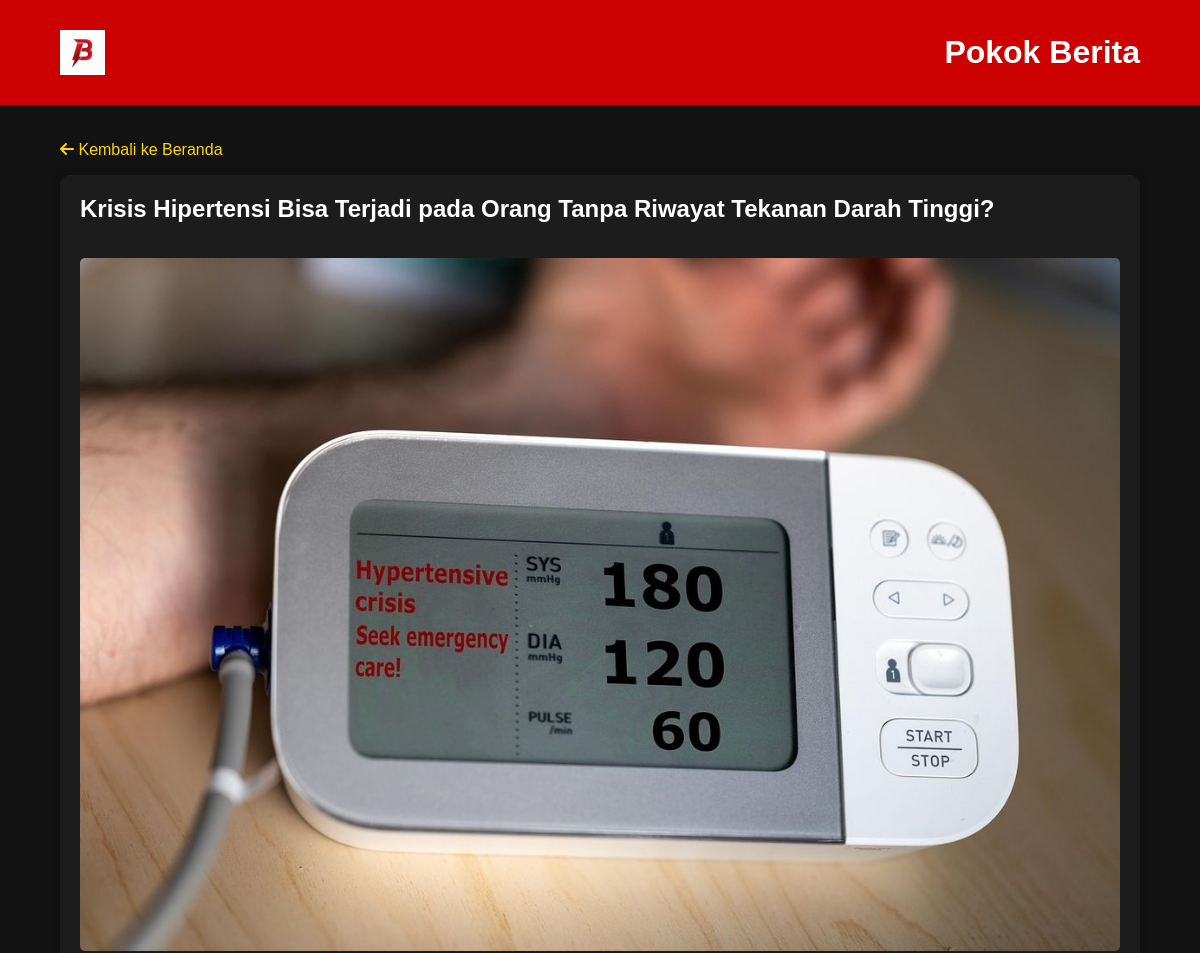
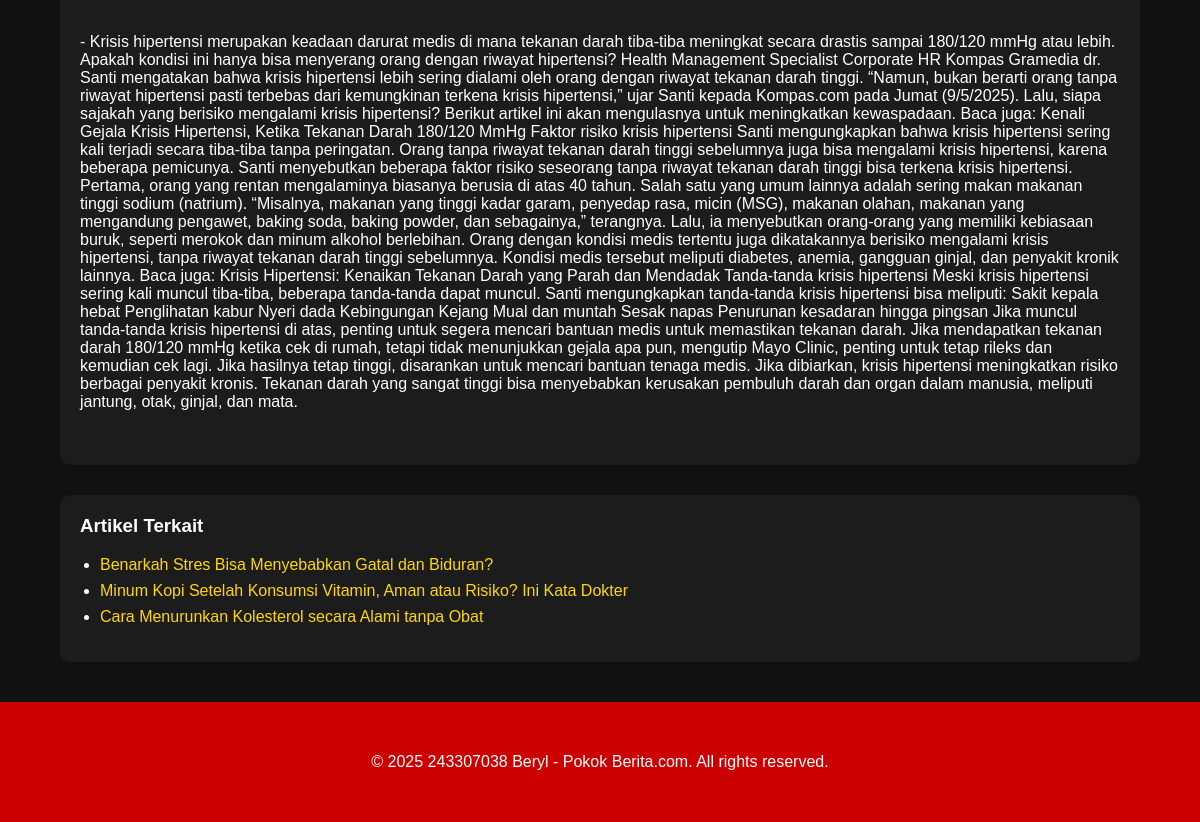
/article.php?id=44, run on the app's committed database (2 pictures, top to bottom).
### tables this page shows
CREATE TABLE `articles` (
  `id` int NOT NULL AUTO_INCREMENT,
  `title` varchar(255) DEFAULT NULL,
  `category` varchar(100) DEFAULT NULL,
  `image` varchar(255) DEFAULT NULL,
  `content` text,
  `created_at` timestamp NULL DEFAULT CURRENT_TIMESTAMP,
  `views` int DEFAULT '0',
  PRIMARY KEY (`id`)
);

### classes/Article.php (called while the page is built, shortened)
<?php
class Article {
    private $conn;
    private $table = "articles";
    public function __construct($db) {
        $this->conn = $db;
    }
    public function getById($id) {
        $update = $this->conn->prepare("UPDATE $this->table SET views = views + 1 WHERE id = ?");
        $update->execute([$id]);
        $stmt = $this->conn->prepare("SELECT * FROM $this->table WHERE id = ?");
        $stmt->execute([$id]);
        return $stmt->fetch(PDO::FETCH_ASSOC);
    }
}

### public/article.php (the view, shortened to what this page needs)
<?php
require_once '../classes/Article.php';
$database = new Database();
$db = $database->connect();
$article = new Article($db);
$id = isset($_GET['id']) ? intval($_GET['id']) : 0;
$data = $article->getById($id);
?>
<!DOCTYPE html>
<html lang="id">
<head>
    <link rel="stylesheet" href="https://cdnjs.cloudflare.com/ajax/libs/font-awesome/6.5.0/css/all.min.css">
</head>
<body>
<header>
    <div class="container">
        <img src="beritalogo.jpg" alt="Logo" class="logo">
        <h1>Pokok Berita</h1>
    </div>
</header>
<div class="container">
    <p><a href="index.php"><i class="fas fa-arrow-left"></i> Kembali ke Beranda</a></p>
    <?php if ($data): ?>
        <div class="article-card">
            <h2><?= htmlspecialchars($data['title']); ?></h2>
            <?php if (!empty($data['image'])): ?>
                <img src="../uploads/<?= htmlspecialchars($data['image']); ?>" alt="Gambar Artikel" class="article-image">
            <?php endif; ?>
            <p><?= nl2br($data['content']); ?></p>
        </div>
        <div class="related-articles">
            <h3>Artikel Terkait</h3>
            <ul>
                <?php
                $stmt = $db->prepare("SELECT id, title FROM articles WHERE category = ? AND id != ? ORDER BY created_at DESC LIMIT 4");
                $stmt->execute([$data['category'], $data['id']]);
                $related = $stmt->fetchAll(PDO::FETCH_ASSOC);
                if ($related) {
                    foreach ($related as $rel) {
                        echo '<li><a href="article.php?id=' . $rel['id'] . '">' . htmlspecialchars($rel['title']) . '</a></li>';
                    }
                } else {
                    echo '<li>Tidak ada artikel terkait.</li>';
                }
                ?>
            </ul>
        </div>
    <?php else: ?>
        <p class="not-found">Artikel tidak ditemukan.</p>
    <?php endif; ?>
</div>
<footer>
    <div class="container">
        <p>&copy; <?= date('Y'); ?> 243307038 Beryl - Pokok Berita.com. All rights reserved.</p>
    </div>
</footer>
</body>
</html>

### public/article.php (style rules this page uses)
body { font-family: Arial, sans-serif; background: #121212; margin: 0; padding: 0; color: #fff; }
.container { width: 90%; max-width: 1100px; margin: auto; padding: 20px 0; }
header { background: #c00; color: #fff; padding: 10px 0; }
header .container { display: flex; align-items: center; justify-content: space-between; }
.logo { height: 45px; }
header h1 { margin: 0; font-size: 2em; }
.article-card { background: #1c1c1c; padding: 20px; border-radius: 10px; box-shadow: 0 0 8px rgba(0,0,0,0.2); }
.article-card h2 { margin-top: 0; }
.article-image { max-width: 100%; height: auto; margin: 15px 0; border-radius: 5px; }
a { text-decoration: none; color: #ffd700; }
footer { background: #c00; color: #fff; text-align: center; padding: 15px 0; margin-top: 20px; }
.related-articles { margin-top: 30px; background: #1c1c1c; padding: 20px; border-radius: 10px; box-shadow: 0 0 6px rgba(0,0,0,0.15); }
.related-articles h3 { margin-top: 0; }
.related-articles ul { padding-left: 20px; }
.related-articles li { margin-bottom: 8px; }

### data on the page
articles: title "Krisis Hipertensi Bisa Terjadi pada Orang Tanpa Riwayat Tekanan Darah Tinggi?", image (picture), content "- Krisis hipertensi merupakan keadaan darurat medis di mana tekanan darah tiba-tiba meningkat secara drastis sampai 180/120 mmHg atau lebih. Apakah kondisi ini hanya bisa menyerang orang dengan riwayat hipertensi? Health Management Specialist Corporate HR Kompas Gramedia dr. Santi mengatakan bahwa krisis hipertensi lebih sering dialami oleh orang dengan riwayat tekanan darah tinggi. “Namun, bukan berarti orang tanpa riwayat hipertensi pasti terbebas dari kemungkinan terkena krisis hipertensi,” ujar Santi kepada Kompas.com pada Jumat (9/5/2025). Lalu, siapa sajakah yang berisiko mengalami krisis hipertensi? Berikut artikel ini akan mengulasnya untuk meningkatkan kewaspadaan. Baca juga:…"
articles: title "Benarkah Stres Bisa Menyebabkan Gatal dan Biduran?"
articles: title "Minum Kopi Setelah Konsumsi Vitamin, Aman atau Risiko? Ini Kata Dokter"
articles: title "Cara Menurunkan Kolesterol secara Alami tanpa Obat"
